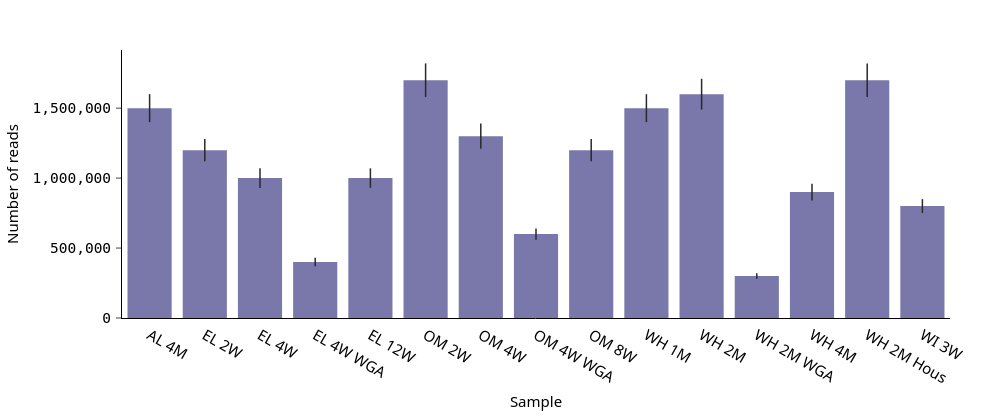

Here is the notebook cell this chart was saved with:
### Markdown cell above
## 5. Vertical bar chart using Plotly

### Code cell
fig = px.bar(x=sample_id, y=num_reads, error_y=error)
fig.update_layout(
    xaxis_title="Sample",
    yaxis_title="Number of reads",
    showlegend=False,
)
fig.update_traces(
    marker_color=apc.aster,
    error_y_color=apc.crow,
    error_y_thickness=1.5,
    error_y_width=0,
)

apc.plotly.style_plot(fig, categorical_axes="x", monospaced_axes="y")
apc.plotly.add_commas_to_axis_tick_labels(fig)
apc.plotly.set_figure_dimensions(fig, "full_wide")

fig.show()

### Figure 1 — Plotly figure (JSON) as saved in the notebook; plotly's stock layout.template omitted (floating-point values rounded to 4 significant figures)
{"data": [{"error_y": {"array": [100000, 80000, 70000, 30000, 70000, 120000, 90000, 40000, 80000, 100000, 110000, 20000, 60000, 120000, 50000], "color": "#292928", "thickness": 1.5, "width": 0}, "hovertemplate": "x=%{x}<br>y=%{y}<extra></extra>", "legendgroup": "", "marker": {"color": "#7A77AB", "pattern": {"shape": ""}}, "name": "", "orientation": "v", "showlegend": false, "textposition": "auto", "type": "bar", "x": ["AL 4M", "EL 2W", "EL 4W", "EL 4W WGA", "EL 12W", "OM 2W", "OM 4W", "OM 4W WGA", "OM 8W", "WH 1M", "WH 2M", "WH 2M WGA", "WH 4M", "WH 2M Hous", "WI 3W"], "xaxis": "x", "y": [1500000, 1200000, 1000000, 400000, 1000000, 1700000, 1300000, 600000, 1200000, 1500000, 1600000, 300000, 900000, 1700000, 800000], "yaxis": "y"}], "layout": {"barmode": "relative", "height": 420, "legend": {"tracegroupgap": 0}, "showlegend": false, "width": 1000, "xaxis": {"anchor": "y", "domain": [0.0, 1.0], "tickformat": ",", "ticks": "", "title": {"text": "Sample"}}, "yaxis": {"anchor": "x", "domain": [0.0, 1.0], "tickfont": {"family": "AtkinsonHyperlegibleMono, Atkinson Hyperlegible Mono, DejaVu Sans Mono, monospace", "size": 14.5}, "tickformat": ",", "title": {"text": "Number of reads"}}}}
